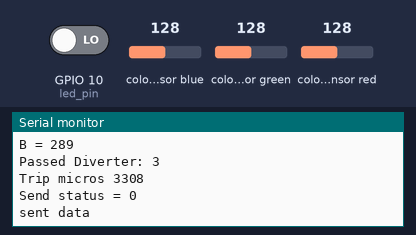
This sketch was run on a simulated ESP8266 (NodeMCU). Shown: the last lines printed to the serial monitor. Wiring (inferred from the names in the program): TCS3200 colour sensor: output GPIO 5; S2 GPIO 12; S3 GPIO 14; S0 GPIO 2; S1 GPIO 13. Inputs (shaded band) come from the test bench; at power-on: colour sensor blue 128, colour sensor green 128, colour sensor red 128, GPIO 10 (led_pin) LOW.

Above: at 1.2 s.
1.3 s: colour sensor blue set to 5
At 2.57 s:
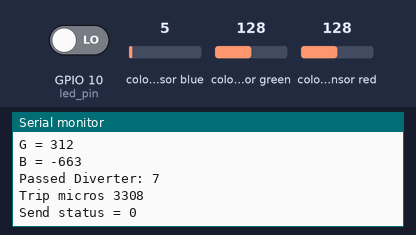
2.8 s: colour sensor green set to 5
At 3.4 s:
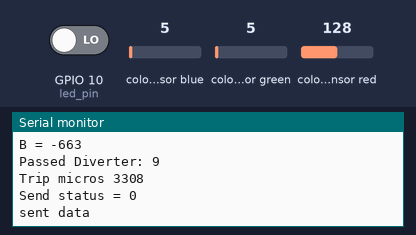
4.3 s: colour sensor red set to 5
Timing chart, 0 to 7.3 s (numbered marks = the images above; inputs shaded):
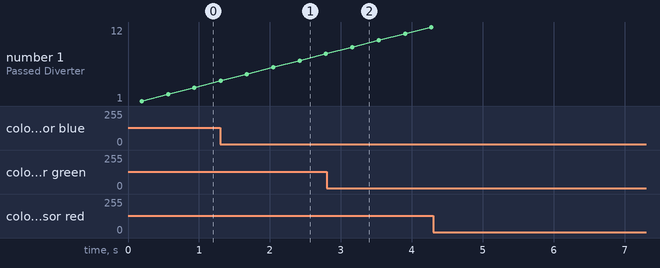

Measured:
- after the input at 1.3 s, the serial monitor: prints a new line at once (image 1)
- after the input at 2.8 s, the serial monitor: prints a new line after 0.35 s (image 2)

The sketch:

ESP_Master.ino
```cpp
int flag_cnt = 0;


#define S0 2
#define S1 13
#define S2 12
#define S3 14
#define sensorOut 5

#include <ESP8266WiFi.h>
extern "C" {
    #include <espnow.h>
}

    // this is the MAC Address of the slave which receives the data
uint8_t remoteMac[] = {0x36, 0x33, 0x33, 0x33, 0x33, 0x33};

#define WIFI_CHANNEL 4
#define led_pin 10
#define LED 12     //D6

    // must match the slave struct
struct __attribute__((packed)) DataStruct {
    byte message;
    unsigned long time;
};

DataStruct myData;

unsigned long lastSentMillis;
unsigned long sendIntervalMillis = 500;
unsigned long sentMicros;
unsigned long ackMicros;

unsigned long lastBlinkMillis;
unsigned long fastBlinkMillis = 50;
unsigned long slowBlinkMillis = 300;
unsigned long blinkIntervalMillis = slowBlinkMillis;


bool data_sent = true;


// Stores frequency read by the photodiodes
int redFrequency = 0;
int greenFrequency = 0;
int blueFrequency = 0;

// Stores the red. green and blue colors
int redColor = 0;
int greenColor = 0;
int blueColor = 0;
int redCount = 0;

boolean blue = false;
boolean red = false;
boolean green = false;
boolean white = false;
boolean start = false;


void setup() {
  Serial.begin(115200);

  pinMode(led_pin, INPUT);

  // Setting the outputs

  pinMode(S0, OUTPUT);
  pinMode(S1, OUTPUT);
  pinMode(S2, OUTPUT);
  pinMode(S3, OUTPUT);
  pinMode(sensorOut, INPUT);

  // Setting frequency scaling to 20%
  digitalWrite(S0,HIGH);
  digitalWrite(S1,LOW);

   Serial.begin(115200); Serial.println();
   Serial.println("Starting EspnowController.ino");

    WiFi.mode(WIFI_STA); // Station mode for esp-now controller
    WiFi.disconnect();

    Serial.printf("This mac: %s, ", WiFi.macAddress().c_str());
    Serial.printf("slave mac: %02x%02x%02x%02x%02x%02x", remoteMac[0], remoteMac[1], remoteMac[2], remoteMac[3], remoteMac[4], remoteMac[5]);

    Serial.printf(", channel: %i\n", WIFI_CHANNEL);

    if (esp_now_init() != 0) {
        Serial.println("*** ESP_Now init failed");
        while(true) {};
    }
    esp_now_set_self_role(ESP_NOW_ROLE_CONTROLLER);
    esp_now_add_peer(remoteMac, ESP_NOW_ROLE_SLAVE, WIFI_CHANNEL, NULL, 0);

    esp_now_register_send_cb(sendCallBackFunction);

    myData.message = 5;
    //strcpy(myData.text, "Hello World");
    Serial.print("Message "); Serial.println(myData.message);


    pinMode(LED_BUILTIN, OUTPUT);

    Serial.println("Setup finished");
}

void loop() {


  //*****************Color Sensing Begins*********************//

  // Setting RED (R) filtered photodiodes to be read
  digitalWrite(S2,LOW);
  digitalWrite(S3,LOW);

  // Reading the output frequency
  redFrequency = pulseIn(sensorOut, LOW);
  // redColor = map(redFrequency, 70, 120, 255,0);
  redColor = map(redFrequency, 84, 205, 255,0);
  delay(2);


  // Setting GREEN (G) filtered photodiodes to be read
  digitalWrite(S2,HIGH);
  digitalWrite(S3,HIGH);


  greenFrequency = pulseIn(sensorOut, LOW);
  // greenColor = map(greenFrequency, 100, 199, 255, 0);
  greenColor = map(greenFrequency, 81, 269, 255, 0);
  delay(2);

  // Setting BLUE (B) filtered photodiodes to be read
  digitalWrite(S2,LOW);
  digitalWrite(S3,HIGH);

  blueFrequency = pulseIn(sensorOut, LOW);
   //blueColor = map(blueFrequency, 38, 84, 255, 0);
  blueColor = map(blueFrequency, 45, 90, 255, 0);
  delay(2);
 Serial.print("R = ");
 Serial.println(redColor);
 Serial.print("G = ");
 Serial.println(greenColor);
 Serial.print("B = ");
 Serial.println(blueColor);
 //delay(300);

 if(redColor > greenColor && redColor > blueColor /*&& blueColor < -1800 && (redColor - blueColor) > 1800 && (redColor - greenColor > 50)*/){
   //Serial.println(" - Red detected!");
   redCount++;

   if(/*scaled_pulse - last_scaled > 50 &&*/ redCount >2){


      flag_cnt++;
      redCount = 0;

      if(flag_cnt != 1 || digitalRead(led_pin) == HIGH){
        Serial.print("Passed Diverter: ");
        Serial.println(flag_cnt - 1);
        sendData();
      }
      delay(150);
   }
   //check this
   //delay(20);

 }

 if(greenColor > redColor && greenColor > blueColor){
    redCount = 0;
 }

 if(blueColor > redColor && blueColor > greenColor){
  redCount = 0;
 }

 Serial.println("looping");


}

//*************************FUNCTIONS START****************************

void sendData() {
    //if (millis() - lastSentMillis >= sendIntervalMillis) {
      //  lastSentMillis += sendIntervalMillis;
        myData.time = millis();
        uint8_t bs[sizeof(myData)];
        memcpy(bs, &myData, sizeof(myData));
        sentMicros = micros();
        esp_now_send(NULL, bs, sizeof(myData)); // NULL means send to all peers
        digitalWrite(LED_BUILTIN,LOW);
        delay(200);
        digitalWrite(LED_BUILTIN,HIGH);
       // delay(200);
        Serial.println("sent data");
    //}
}

void sendCallBackFunction(uint8_t* mac, uint8_t sendStatus) {
    ackMicros = micros();
    Serial.print("Trip micros "); Serial.println(ackMicros - sentMicros);
    Serial.printf("Send status = %i", sendStatus);
    Serial.println();
    Serial.println();
    if (sendStatus == 0) {
        blinkIntervalMillis = fastBlinkMillis;
    }
    else {
        blinkIntervalMillis = slowBlinkMillis;
    }
}
```
